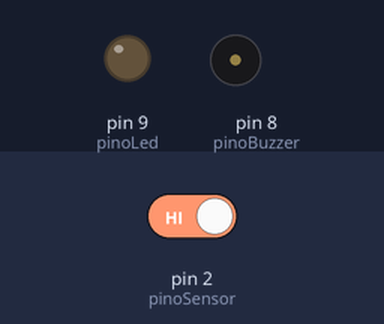
Recording of a sketch running on a simulated Arduino Uno, built with avr-gcc and run on an emulated ATmega328P. Shown: output pins drawn as LEDs (lit = HIGH), buzzer (waves = sounding). Dashed ring = blinking. The test bench sets the inputs (shaded band); at power-on: pin 2 (pinoSensor) HIGH.

Above: at 1.2 s.
1.3 s: pin 2 (pinoSensor) driven LOW
At 1.75 s:
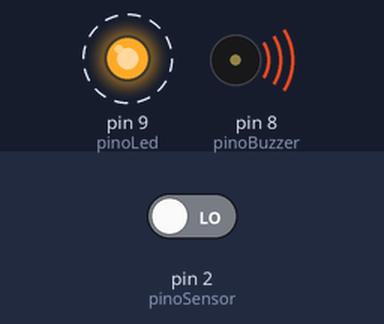
4.3 s: pin 2 (pinoSensor) driven HIGH
At 5.3 s:
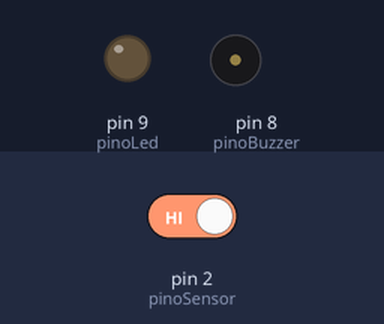
Timing chart, 0 to 7.3 s (numbered marks = the images above; inputs shaded):
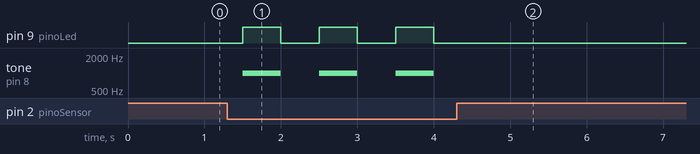

The sketch:

baremetal-parking-sensor.ino
```cpp
#include <avr/io.h>
#include <avr/interrupt.h>

// Pinos
const int pinoSensor = 2; // OBRIGATÓRIO (Interrupção Externa 0)
const int pinoBuzzer = 8;
const int pinoLed     = 9; // LED de uma cor só

// Variável "slot" exigida na arquitetura de Máquina de Estados (Aula 5)
volatile int slot = 0; // 0 = Caminho Livre, 1 = Alerta
volatile bool pisca = false;

void setup() {
  pinMode(pinoSensor, INPUT_PULLUP);
  pinMode(pinoBuzzer, OUTPUT);
  pinMode(pinoLed, OUTPUT);

  // === 1. INTERRUPÇÃO EXTERNA (Muda o estado do slot instantaneamente) ===
  attachInterrupt(digitalPinToInterrupt(pinoSensor), leSensor, CHANGE);

  // === 2. INTERRUPÇÃO DE TIMER (Timer1 - Slide 29) ===
  noInterrupts();
  TCCR1A = 0;
  TCCR1B = 0;
  TCNT1 = 34286;  // Tempo para estourar a cada 500ms
  TCCR1B |= (1 << CS12);   // Prescaler de 256
  TIMSK1 |= (1 << TOIE1);  // Habilita o Timer
  interrupts();

  leSensor(); // Leitura inicial
}

// Rotina da Interrupção Externa
void leSensor() {
  if (digitalRead(pinoSensor) == LOW) {
    slot = 1; // Obstáculo detectado -> vai para o slot 1
  } else {
    slot = 0; // Caminho livre -> vai para o slot 0
  }
}

// === MÁQUINA DE ESTADOS DENTRO DO TIMER (Slide 29) ===
ISR(TIMER1_OVF_vect) {
  TCNT1 = 34286; // Reinicia o relógio

  // O switch case exigido pelo projeto
  switch (slot) {
    case 0: // ESTADO: SEGURO
      digitalWrite(pinoLed, LOW); // Apaga
      noTone(pinoBuzzer);         // Fica mudo
      pisca = false;
      break;

    case 1: // ESTADO: ALERTA (Pisca e Apita)
      pisca = !pisca; // Inverte para criar o efeito de piscar

      if (pisca) {
        digitalWrite(pinoLed, HIGH);
        tone(pinoBuzzer, 1000);
      } else {
        digitalWrite(pinoLed, LOW);
        noTone(pinoBuzzer);
      }
      break;

    default:
      slot = 0;
      break;
  }
}

// === LOOP BAREMETAL (Vazio) ===
void loop() {
  // O processador não faz nada aqui.
  // O controle é todo cooperativo via Timer e Interrupção externa.
}
```

Measured:
- after the input at 1.3 s, pin 9 (pinoLed): alternates HIGH for 0.50 s and LOW for 0.50 s, starting after 0.20 s; tone on pin 8 (pinoBuzzer): alternates 1000 Hz for 0.50 s and silent for 0.50 s, starting after 0.20 s
- after the input at 4.3 s, pin 9 (pinoLed): stops changing and stays LOW; tone on pin 8 (pinoBuzzer): stops changing and stays silent
